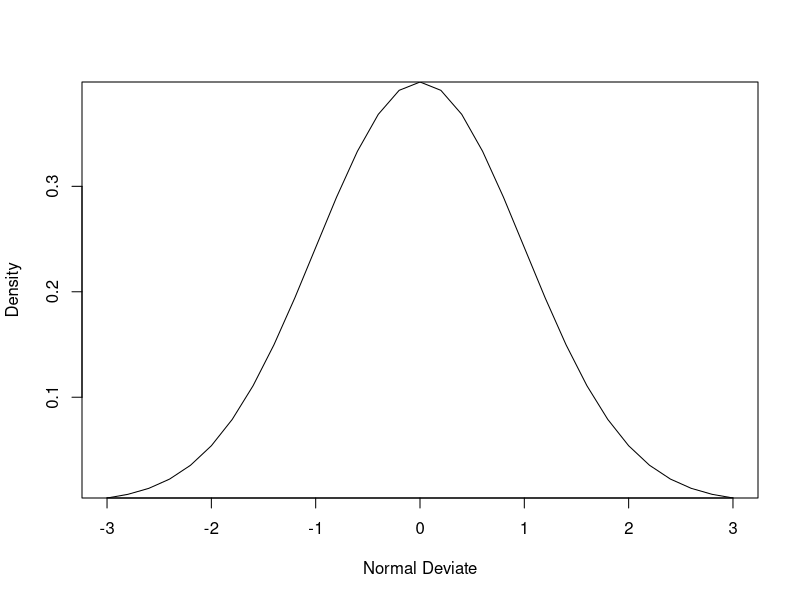
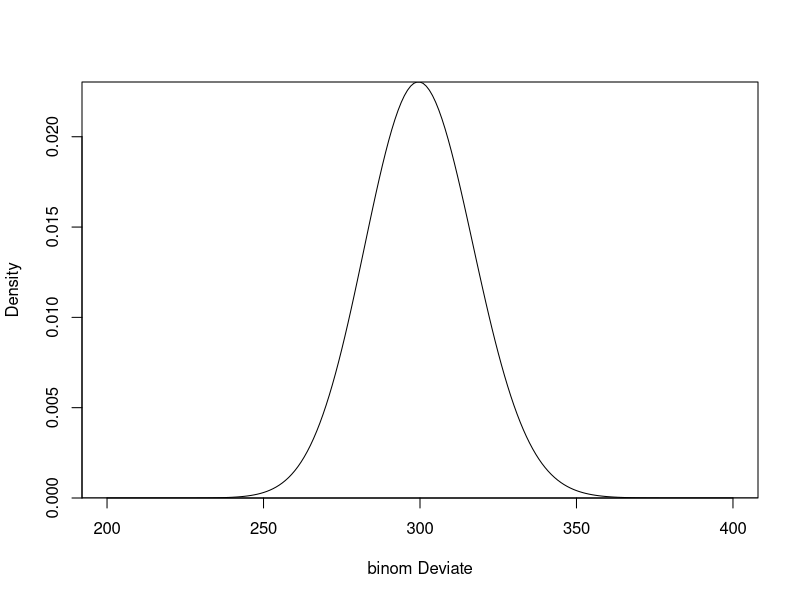

The R source for these figures, in order:
x <- pretty(c(-3, 3), 30)
y <- dnorm(x)
plot(x, y, type = "l", xlab = "Normal Deviate", ylab = "Density", 
     yaxs = "i")


pnorm(1.96)  
#位于z=1.96左侧的标准正态曲线下方的面积
pnorm(1.96,mean=100,sd=10)

qnorm(0.9,mean=500,sd=100) 
##均值为500，标准差为100的正态分布的0.9分位点值是多少

rnorm(50,mean=50,sd=10) 
#生成50个均值为50，标准差为10的正态随机数

#######################################################################
#二项分布
pbinom(9,size=10,prob=0.3)

x<- c(1:1000000)
y <- dbinom(x,size=length(x),prob=0.0003)
plot(x, y, type = "l", xlab = "binom Deviate", ylab = "Density",  yaxs = "i",xlim = c(200,400))
